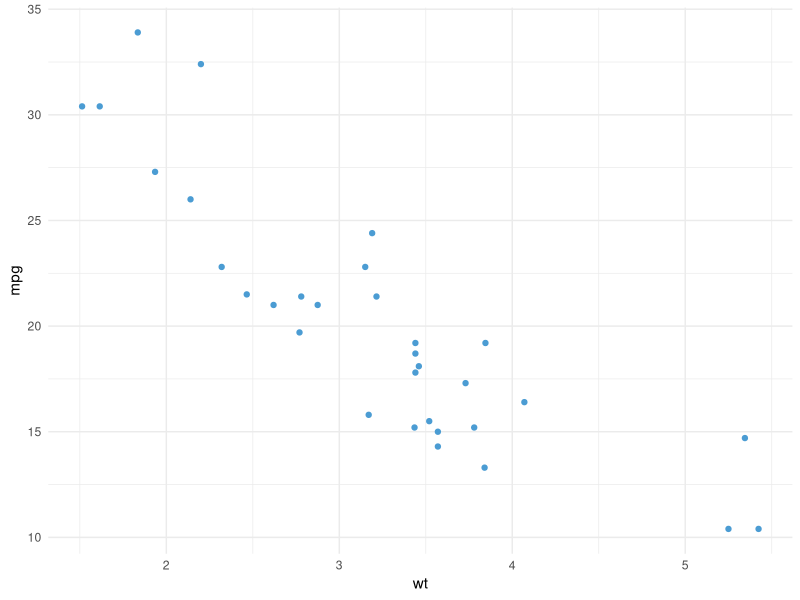

Write R code to recreate this figure.
## ---- chunk 1
#| echo: true
#| fig-width: 8
#| fig-height: 4
library(ggplot2)
ggplot(mtcars, aes(wt, mpg)) +
  geom_point(color = "#4B9CD3") +
  theme_minimal()
